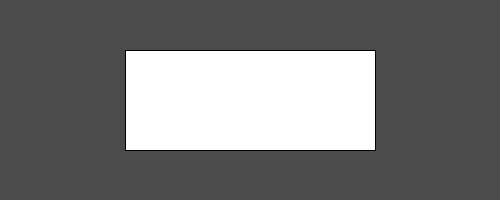
Frame 1 (no input)
Frame 60 (the mouse pressed at the canvas centre just before this capture): identical to frame 1, image omitted
Frame 120 (the mouse held since frame 60 and released just before this capture): identical to frame 1, image omitted

The Processing sketch that drew this single still picture (run headless with seeded random() and noise(); from frame 60 on, the mouse is pressed at the canvas centre):

// Processing sketch: processing_184420
// ── processing_184420.pde

int x = 500;
int y = 200;
 
void setup(){
size(500, 200);
}
 void draw(){
background(75);
 
rectMode(CENTER);
 
if((mouseX < width / 2) && (mouseX > width / 4) && (mouseY > height / 4) && (mouseY < height * .75)) 
{fill(#009999);}
if((mouseX > width / 2) && (mouseX < width * .75) && (mouseY > height / 4) && (mouseY < height * .75))  
{fill(#3399FF);}
rect(x/2, y/2, x/2, y/2);
 
 
 
}
